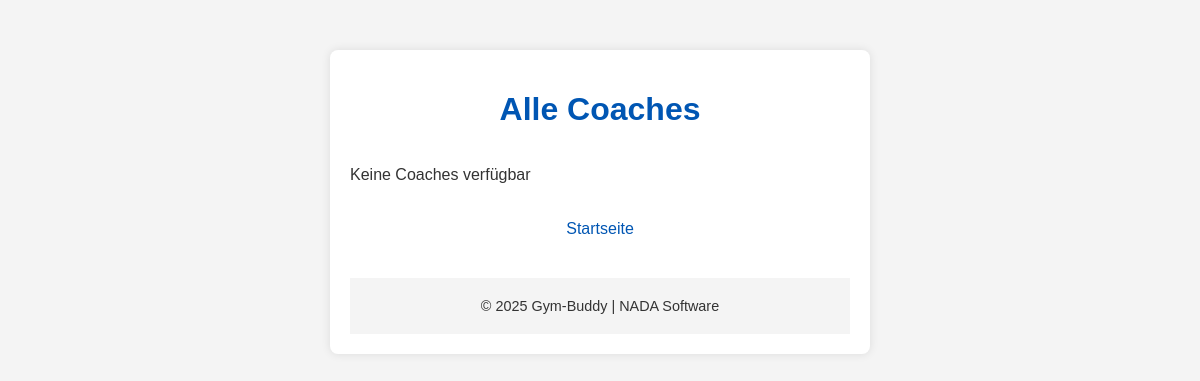
The app's page /coaches/, older data.
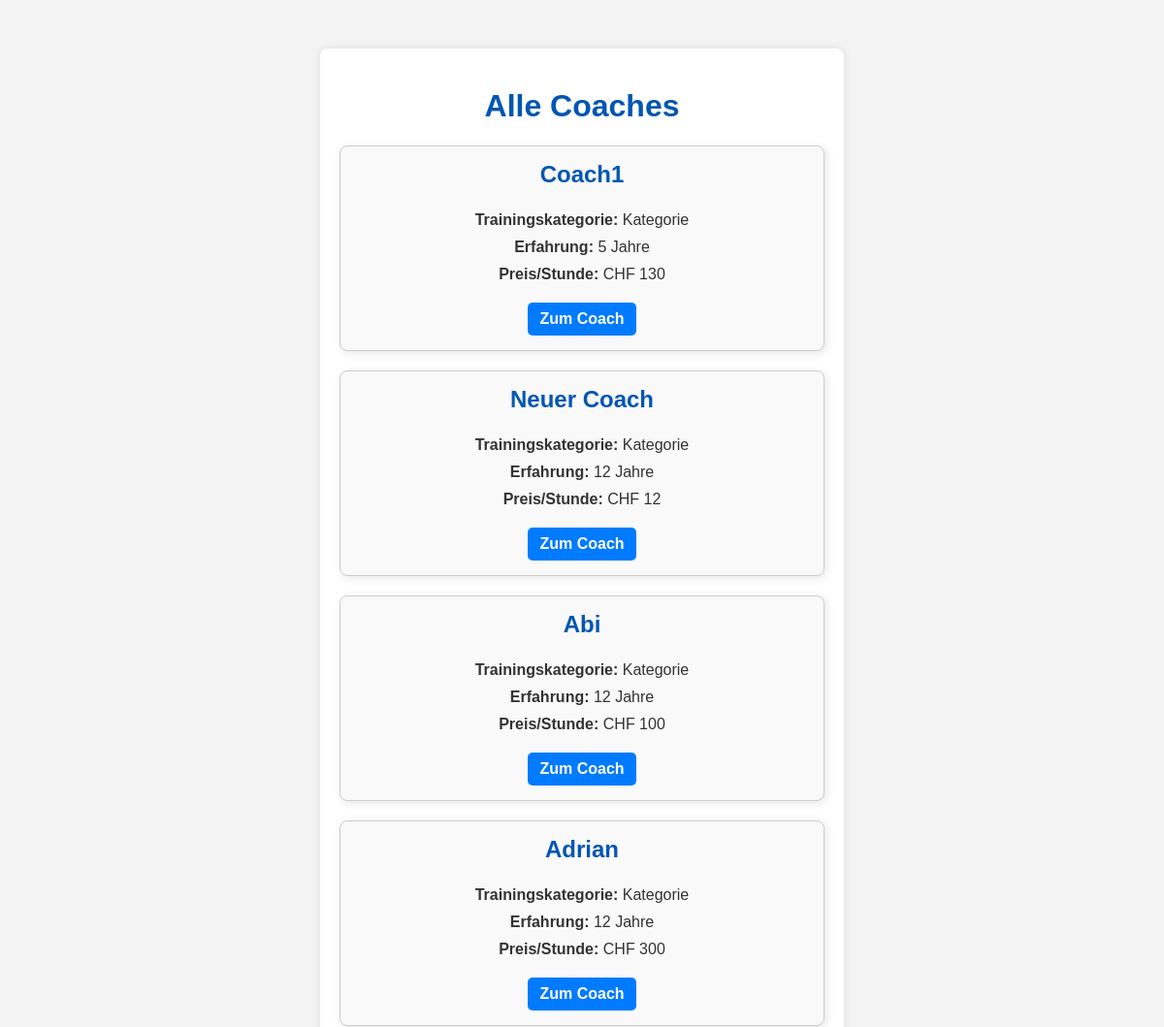
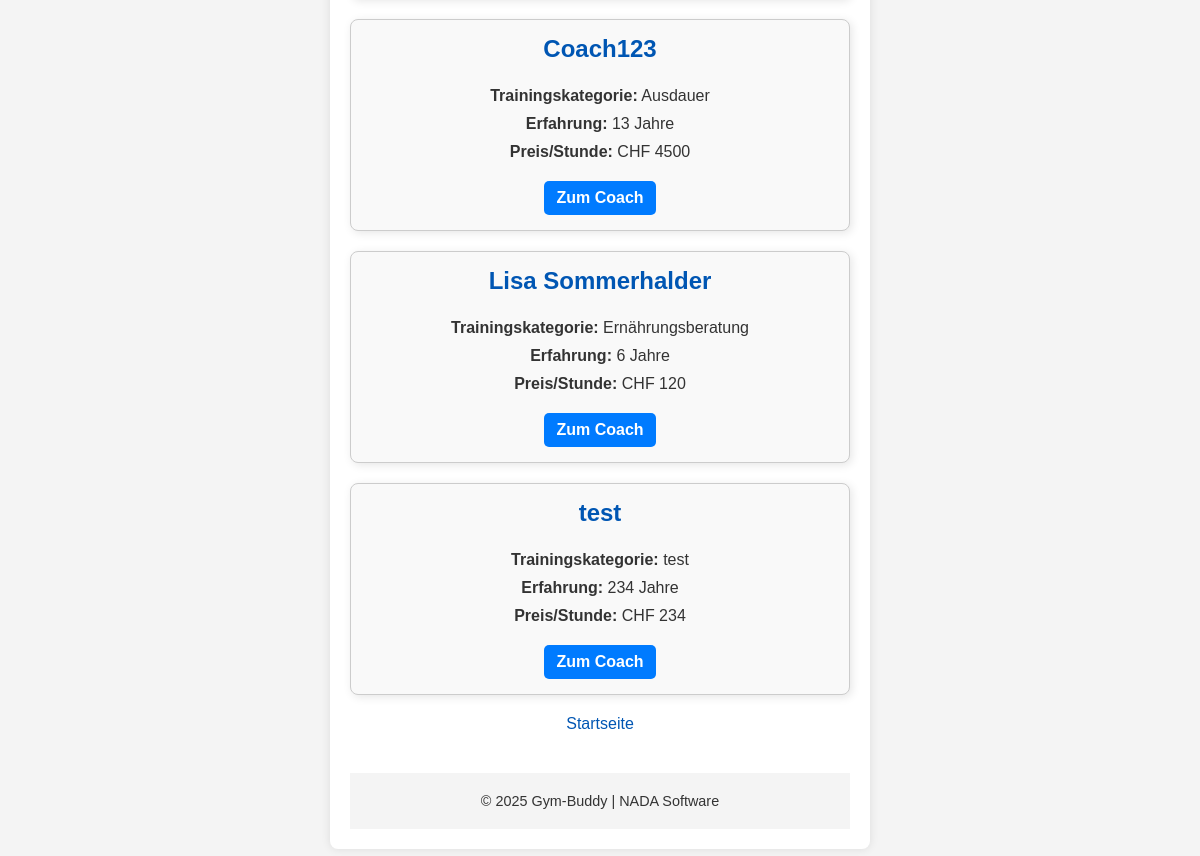
The same page, newer data (2 pictures, top to bottom).
### gymbuddy/models.py (models this page shows, shortened)
class Coach(models.Model):
    name = models.CharField(max_length=100)
    category = models.CharField(max_length=50)
    bio = models.TextField(max_length=500)
    experience = models.PositiveIntegerField()
    price_hour = models.PositiveIntegerField()
    email = models.EmailField()

### gymbuddy/views.py (the view)
# urls.py: path("coaches/", views.coach, name='all_coach'),
def coach(request):
    coaches = Coach.objects.all()
    return render(request, "all_coach.html", {"coaches": coaches})

### gymbuddy/templates/all_coach.html (shortened to what this page needs)
{% load static %}
<!DOCTYPE html>
<html lang="de">
<head>
    <link rel="stylesheet" href="{% static 'style.css' %}">
</head>
<body>
    <div class="container">
        <h1>Alle Coaches</h1>
        <div class="coach-grid">
            {% for coach in coaches %}
                <div class="coach-card">
                    <h3>{{ coach.name }}</h3>
                    <p><strong>Trainingskategorie:</strong> {{ coach.category }}</p>
                    <p><strong>Erfahrung:</strong> {{ coach.experience }} Jahre</p>
                    <p><strong>Preis/Stunde:</strong> CHF {{ coach.price_hour }}</p>
                    <a href="{% url 'coach_detail' coach.pk %}" class="btn">Zum Coach</a>
                </div>
            {% empty %}
                <p>Keine Coaches verfügbar</p>
            {% endfor %}
        </div>
        <nav class="footer-nav">
            <a href="{% url 'homepage' %}" class="link">Startseite</a>
        </nav>
    <footer class="footer">
        <p>&copy; 2025 Gym-Buddy | NADA Software</p>
    </footer>
   </div>
</body>
</html>

### static/style.css (style rules this page uses)
body { font-family: 'Arial', sans-serif; margin: 0; padding: 0; background-color: #f4f4f4; color: #333; }
.container { width: 80%; max-width: 500px; margin: 50px auto; padding: 20px; background-color: #fff; box-shadow: 0 0 10px rgba(0, 0, 0, 0.1); border-radius: 8px; }
h1 { text-align: center; color: #0056b3; }
.btn { display: inline-block; margin-top: 10px; padding: 10px 20px; background-color: #0056b3; color: white; text-decoration: none; border-radius: 5px; text-align: center; }
footer { margin-top: 30px; text-align: center; font-size: 0.9em; color: #555; }

### gymbuddy/templates/all_coach.html (style rules this page uses)
.coach-grid { display: grid; grid-template-columns: repeat(auto-fit, minmax(280px, 1fr)); gap: 20px; margin: 20px 0; }
.coach-card { border: 1px solid #ccc; padding: 15px; border-radius: 8px; text-align: center; box-shadow: 2px 2px 10px rgba(0, 0, 0, 0.1); background-color: #f9f9f9; }
.coach-card h3 { margin-top: 0; font-size: 1.5em; color: #0056b3; }
.coach-card p { margin: 10px 0; color: #333; }
.coach-card .btn { display: inline-block; margin-top: 10px; padding: 8px 12px; background-color: #007BFF; color: white; text-decoration: none; border-radius: 5px; font-weight: bold; transition: background-color 0.3s ease; }
.footer-nav { text-align: center; margin-top: 20px; }
.footer-nav .link { text-decoration: none; color: #0056b3; margin: 0 10px; }
.footer { background-color: #f4f4f4; text-align: center; padding: 20px 0; margin-top: 40px; }
.footer p { margin: 0; color: #333; }

Row changes from the older to the newer data that the page shows:
added Coach: name "Coach1", category "Kategorie", experience "5", price_hour "130"
added Coach: name "Neuer Coach", category "Kategorie", experience "12", price_hour "12"
added Coach: name "Abi", category "Kategorie", experience "12", price_hour "100"
added Coach: name "Adrian", category "Kategorie", experience "12", price_hour "300"
added Coach: name "Coach123", category "Ausdauer", experience "13", price_hour "4500"
added Coach: name "Lisa Sommerhalder", category "Ernährungsberatung", experience "6", price_hour "120"
added Coach: name "test", category "test", experience "234", price_hour "234"
Text that changed along with them:
text no longer shown: "Keine Coaches verfügbar"
